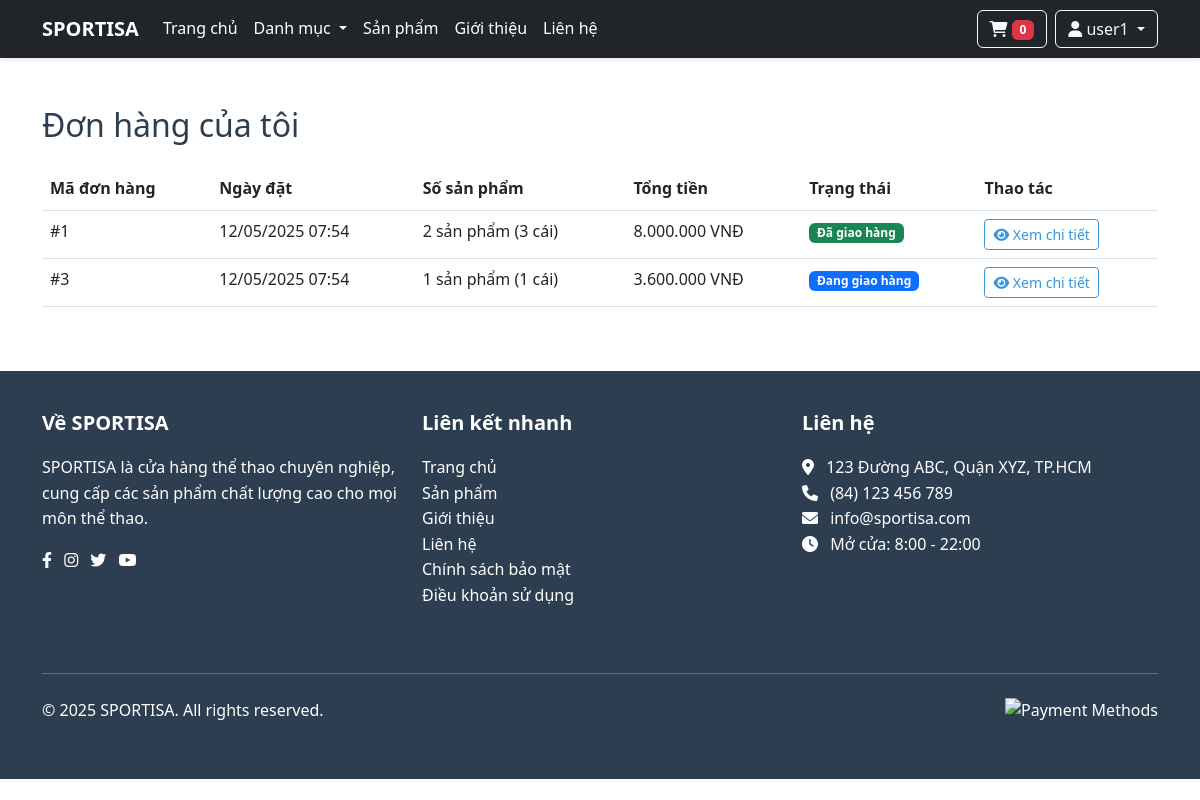
Page /orders.php (signed in) on the earlier database version.
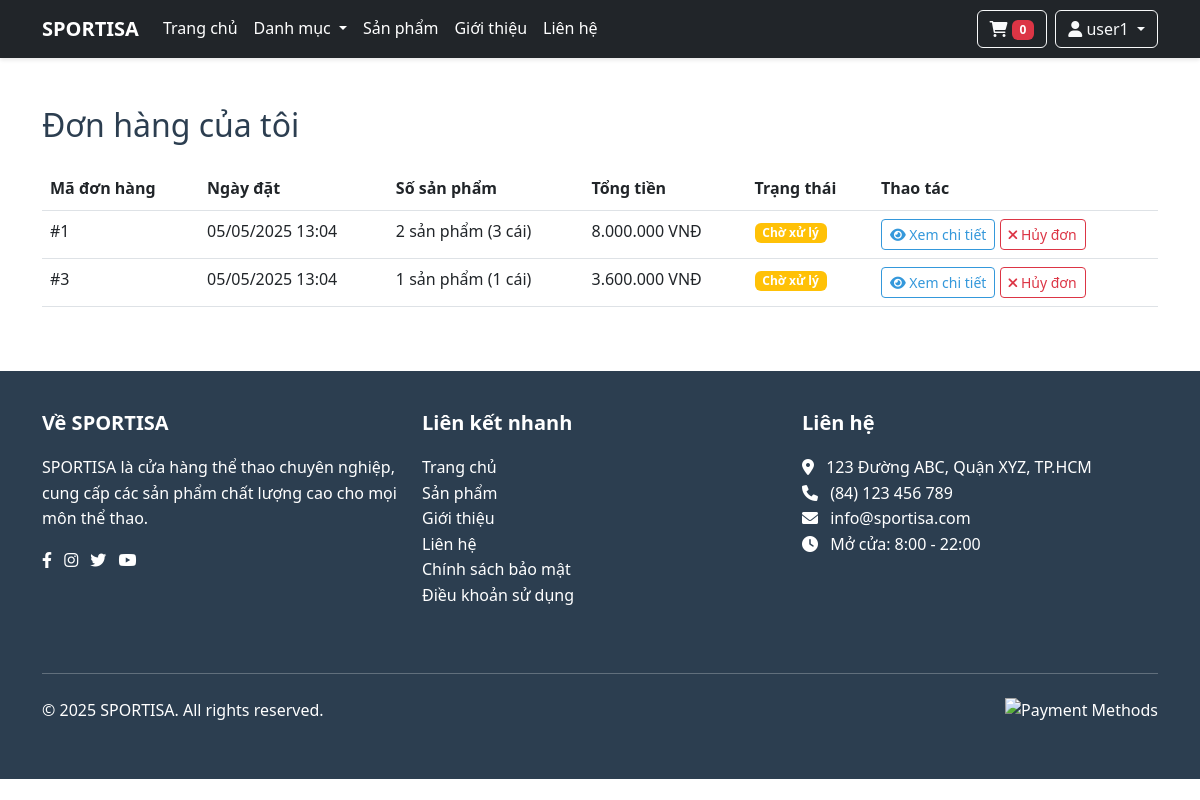
Same page on the later database version.
### tables this page shows
CREATE TABLE `orders` (
  `id` int(11) NOT NULL,
  `user_id` int(11) NOT NULL,
  `total_amount` decimal(10,2) NOT NULL,
  `shipping_address` text NOT NULL,
  `shipping_phone` varchar(20) NOT NULL,
  `shipping_name` varchar(100) NOT NULL,
  `payment_method` enum('cod','bank_transfer','credit_card') NOT NULL,
  `status` enum('pending','processing','shipped','delivered','cancelled') DEFAULT 'pending',
  `notes` text DEFAULT NULL,
  `created_at` timestamp NOT NULL DEFAULT current_timestamp(),
  `updated_at` timestamp NOT NULL DEFAULT current_timestamp() ON UPDATE current_timestamp()
);

### orders.php (the view, shortened to what this page needs)
<?php
include 'config/database.php';
$query = "SELECT o.*,
          (SELECT COUNT(*) FROM order_items WHERE order_id = o.id) as item_count,
          (SELECT SUM(quantity) FROM order_items WHERE order_id = o.id) as total_quantity
          FROM orders o
          WHERE o.user_id = ?
          ORDER BY o.created_at DESC";
$stmt = $conn->prepare($query);
$stmt->execute([$_SESSION['user_id']]);
$orders = $stmt->fetchAll(PDO::FETCH_ASSOC);
?>
<!DOCTYPE html>
<html lang="vi">
<head>
    <link href="https://cdn.jsdelivr.net/npm/bootstrap@5.3.0/dist/css/bootstrap.min.css" rel="stylesheet">
    <link href="https://cdnjs.cloudflare.com/ajax/libs/font-awesome/6.0.0/css/all.min.css" rel="stylesheet">
    <link href="css/style.css" rel="stylesheet">
</head>
<body>
    <?php include 'includes/header.php'; ?>
    <div class="container py-5">
        <h2 class="mb-4">Đơn hàng của tôi</h2>
        <?php if (empty($orders)): ?>
            <div class="alert alert-info">
                Bạn chưa có đơn hàng nào. <a href="index.php">Tiếp tục mua sắm</a>
            </div>
        <?php else: ?>
            <div class="table-responsive">
                <table class="table table-hover">
                    <thead>
                        <tr>
                            <th>Mã đơn hàng</th>
                            <th>Ngày đặt</th>
                            <th>Số sản phẩm</th>
                            <th>Tổng tiền</th>
                            <th>Trạng thái</th>
                            <th>Thao tác</th>
                        </tr>
                    </thead>
                    <tbody>
                        <?php foreach ($orders as $order): ?>
                            <tr>
                                <td>#<?php echo $order['id']; ?></td>
                                <td><?php echo date('d/m/Y H:i', strtotime($order['created_at'])); ?></td>
                                <td>
                                    <?php echo $order['item_count']; ?> sản phẩm
                                    (<?php echo $order['total_quantity']; ?> cái)
                                </td>
                                <td><?php echo number_format($order['total_amount'], 0, ',', '.'); ?> VNĐ</td>
                                <td>
                                    <?php
                                    $status_class = '';
                                    switch ($order['status']) {
                                        case 'pending':
                                            $status_class = 'warning';
                                            $status_text = 'Chờ xử lý';
                                            break;
                                        case 'shipped':
                                            $status_class = 'primary';
                                            $status_text = 'Đang giao hàng';
                                            break;
                                        case 'delivered':
                                            $status_class = 'success';
                                            $status_text = 'Đã giao hàng';
                                            break;
                                    }
                                    ?>
                                    <span class="badge bg-<?php echo $status_class; ?>">
                                        <?php echo $status_text; ?>
                                    </span>
                                </td>
                                <td>
                                    <a href="order_detail.php?id=<?php echo $order['id']; ?>" class="btn btn-sm btn-outline-primary">
                                        <i class="fas fa-eye"></i> Xem chi tiết
                                    </a>
                                    <?php if ($order['status'] == 'pending'): ?>
                                        <button type="button" class="btn btn-sm btn-outline-danger"
                                                onclick="cancelOrder(<?php echo $order['id']; ?>)">
                                            <i class="fas fa-times"></i> Hủy đơn
                                        </button>
                                    <?php endif; ?>
                                </td>
                            </tr>
                        <?php endforeach; ?>
                    </tbody>
                </table>
            </div>
        <?php endif; ?>
    </div>
    <?php include 'includes/footer.php'; ?>
</body>
</html>

Differences in the rows shown:
changed orders id 1: created_at "12/05/2025 07:54" → "05/05/2025 13:04"; status "Đã giao hàng" → "Chờ xử lý"; now shows "Hủy đơn"
changed orders id 3: created_at "12/05/2025 07:54" → "05/05/2025 13:04"; status "Đang giao hàng" → "Chờ xử lý"; now shows "Hủy đơn"
